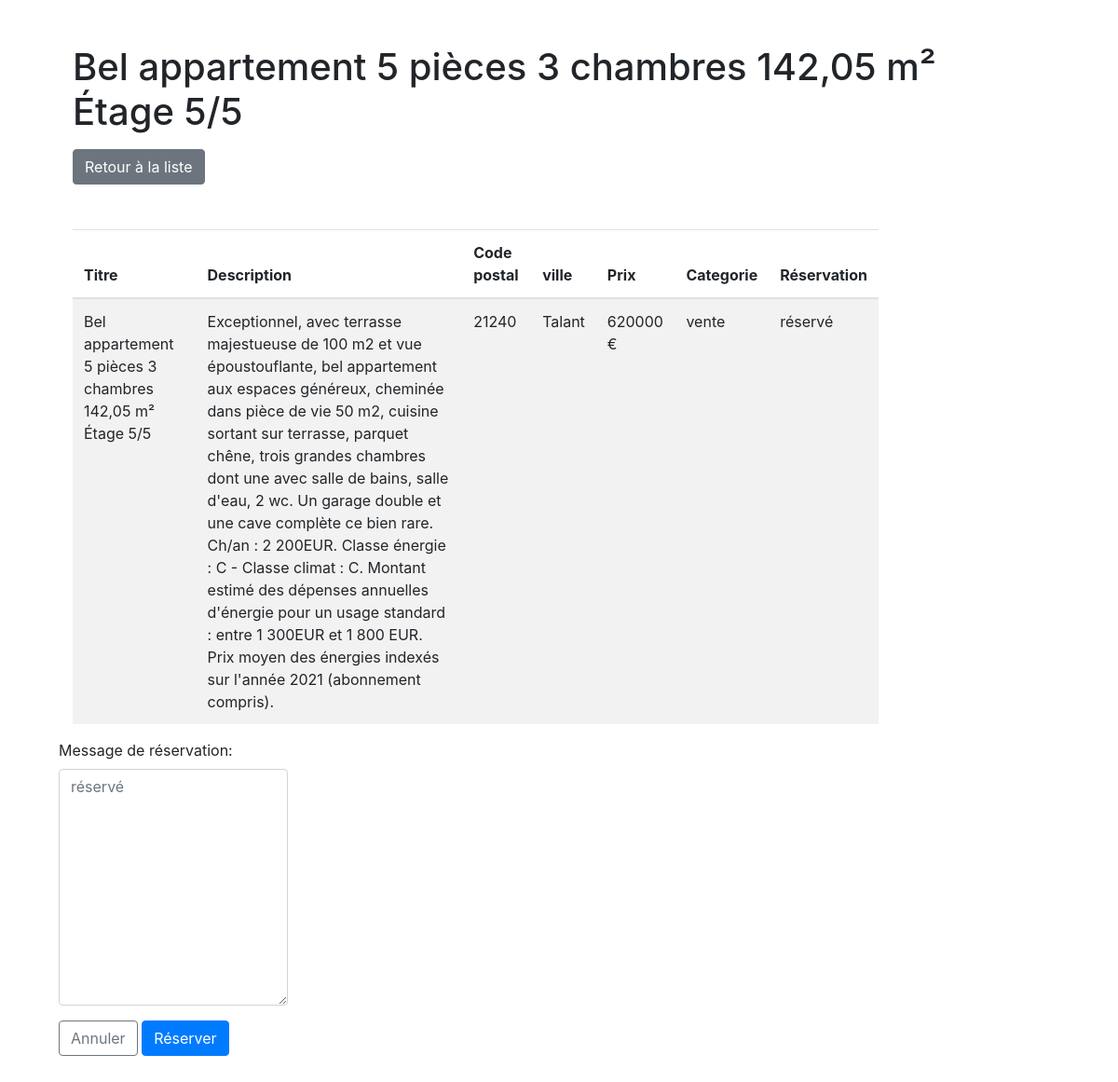
Page /details.php?id=1 on the committed database.
### tables this page shows
CREATE TABLE `advert` (
  `id_advert` int UNSIGNED NOT NULL,
  `title` varchar(255) NOT NULL,
  `description` text NOT NULL,
  `postcode` varchar(5) NOT NULL,
  `city` varchar(50) NOT NULL,
  `price` int UNSIGNED NOT NULL,
  `reservation_message` text,
  `category_id` int NOT NULL,
  `created_at` datetime NOT NULL DEFAULT CURRENT_TIMESTAMP
);

CREATE TABLE `category` (
  `id_category` int NOT NULL,
  `value` varchar(8) NOT NULL
);

### src/Classes/advertManager.class.php (called while the page is built, shortened)
<?php
class AdvertManager {
    private $bdd;
    public function __construct(PDO $bdd) {
        $this->bdd = $bdd;
    }
    public function getAdvertById(int $id)
    {
        $requete = $this->bdd->prepare("SELECT *, category.value AS category, DATE_FORMAT(created_at, '%d/%m/%Y') AS created_at  FROM advert INNER JOIN category WHERE category.id_category = advert.category_id AND id_advert = :id");
        $requete->bindValue(':id', intval($id), PDO::PARAM_INT);
        $requete->execute();
        $res = $requete->fetch();
        return $res;
    }
}

### details.php (the view, shortened to what this page needs)
<?php
require_once('bdd.php');
$advertManager = new AdvertManager($bdd);
$advert = $advertManager->getAdvertById($_GET['id']);
?>
<!DOCTYPE html>
<html lang="en">
<head>
	<link rel="stylesheet" href="https://stackpath.bootstrapcdn.com/bootstrap/4.4.1/css/bootstrap.min.css">
</head>
<body>
<div class="container p-5">
	<h1><?php echo $advert['title'] ?></h1>
    <a href="index.php" class="btn btn-secondary mt-2">Retour à la liste</a>
	<div class="row mt-5">
        <div class="col-10">
            <table class="table table-striped">
                <thead>
                    <tr>
                        <th>Titre</th>
                        <th>Description</th>
                        <th>Code postal</th>
                        <th>ville</th>
                        <th>Prix</th>
                        <th>Categorie</th>
                        <th>Réservation</th>
                    </tr>
                </thead>
                <tbody>
                    <tr>
                        <td><?php echo $advert['title']; ?></td>
                        <td><?php echo $advert['description'];  ?></td>
                        <td><?php echo $advert['postcode']; ?></td>
                        <td><?php echo $advert['city']; ?></td>
                        <td><?php echo $advert['price']; ?> €</td>
                        <td><?php echo $advert['category']; ?></td>
                        <td><?php echo $advert['reservation_message']; ?></td>
                    </tr>
                </tbody>
            </table>
        </div>
        <form action="" method="post">
            <div class="form-group">
                <label>Message de réservation: </label>
                <textarea name="reservation_message" rows="10" class="form-control" placeholder="<?php echo $advert['reservation_message'] ?>"></textarea>
            </div>
            <a href="index.php" class="btn btn-outline-secondary">Annuler</a>
            <input type="submit" class="btn btn-primary" name="submit" value="Réserver">
        </form>
    </div>
</div>
</body>
</html>

### rows in the picture
advert: title "Bel appartement 5 pièces 3 chambres 142,05 m² Étage 5/5", description "Exceptionnel, avec terrasse majestueuse de 100 m2 et vue époustouflante, bel appartement aux espaces généreux, cheminée dans pièce de vie 50 m2, cuisine sortant sur terrasse, parquet chêne, trois grandes chambres dont une avec salle de bains, salle d'eau, 2 wc. Un garage double et une cave complète ce bien rare. Ch/an : 2 200EUR. Classe énergie : C - Classe climat : C. Montant estimé des dépenses annuelles d'énergie pour un usage standard : entre 1 300EUR et 1 800 EUR. Prix moyen des énergies indexés sur l'année 2021 (abonnement compris).", postcode "21240", city "Talant", price "620000", category.value "vente", reservation_message "réservé"
